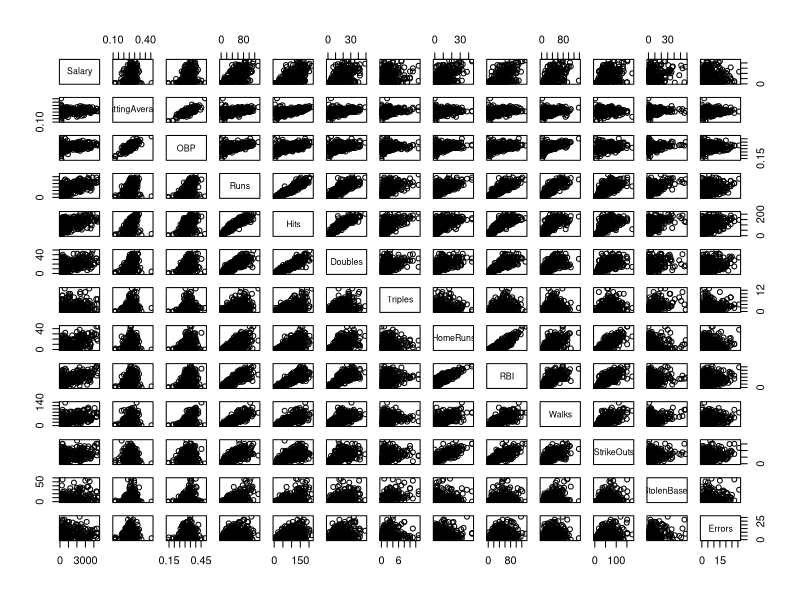
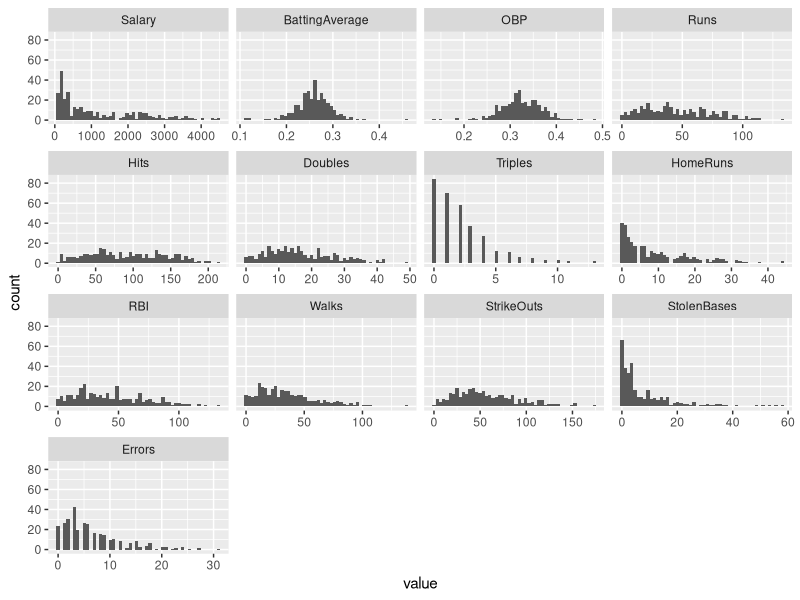

Reproduce these figures in R, in order. (Note: this script raises an error after producing the figures.)
####################################################################
#### Setup
####################################################################
## Install and load libraries
ipak <- function(pkg) {
  new.pkg <- pkg[!(pkg %in% installed.packages()[, "Package"])]
  if (length(new.pkg)) 
    install.packages(new.pkg, dependencies = TRUE)
  sapply(pkg, require, character.only = TRUE)
}

#packages <- c('ggplot2', 'reshape2', 'gridExtra', 'leaps', 'car', 'rstudioapi')
packages <- c("ggplot2", "reshape2", "gridExtra", "leaps", "car")
ipak(packages)

## Set working dir
#setwd(dirname(rstudioapi::getActiveDocumentContext()$path))

## Load and label data
baseball = read.table("baseball.dat.txt")
names(baseball) <- c("Salary", "BattingAverage", "OBP", "Runs", "Hits", 
                     "Doubles", "Triples", "HomeRuns", "RBI", "Walks", "StrikeOuts", "StolenBases", 
                     "Errors", "FreAgtEli", "FreeAgent", "ArbEli", "Arbitration", "Name")

## Add singles data
baseball$Singles <- baseball$Hits - baseball$Doubles - baseball$Triples - 
  baseball$HomeRuns

## Reorder columns
# baseball <- baseball[,c('Salary','BattingAverage','OBP','Runs','Hits','Singles','Doubles','Triples','HomeRuns','RBI','Walks','StrikeOuts','StolenBases','Errors','FreAgtEli',
#                         'FreeAgent','ArbEli','Arbitration','Name')]

## Remove measurement error and some outliers
baseball = baseball[-c(22, 25, 26, 52, 76, 80, 135, 153, 154, 205, 218, 
                       269, 284, 297, 303, 322), ]
baseball = subset(baseball, baseball$Singles > 0)

## Display data summary without categorical variables
summary(baseball[1:13])

## Compute Correlation Matrix
corr_mat <- cor(baseball[1:17])

####################################################################
#### Initial Data Exploration
####################################################################
## Create Scatter Plots of Data
plot(baseball[1:13])

## Generate Histograms of data
ggplot(data = melt(baseball[1:13]), aes(x = value)) + facet_wrap(~variable, 
                                                                 scales = "free_x") + geom_histogram(bins = 50)

###################################################################################################################################################################################################
## ORIGINAL PART
###################################################################################################################################################################################################

####################################################################
#### Model Selection
####################################################################
## Fit inital linear models
lm_full = lm(Salary ~ . - Name - Singles, data = baseball)
lm_red = lm(Salary ~ . - Name - OBP - Singles, data = baseball)

## Use LEAPS for Model Selection Exploration
select_full = regsubsets(Salary ~ . - Name - Singles, method = "exhaustive", 
                         nbest = 1, nvmax = 16, data = baseball)
select_red = regsubsets(Salary ~ . - Name - Singles - OBP, method = "exhaustive", 
                        nbest = 1, nvmax = 16, data = baseball)
full_sum = summary(select_full)
red_sum = summary(select_red)

## Display Data
full_sum$which
red_sum$which

## Useful Values
totalSS = sum((baseball$Salary - mean(baseball$Salary))^2)
n = nrow(baseball)
sigma_hat_full = summary(lm_full)$sigma

####################################################################
#### Full Model AIC, BIC, Mallows C, Adj R2
####################################################################
## Necessary Values
p_full = 17
p_f = 2:p_full
RSS_full = full_sum$rss

## Adjusted R2
R2_adj_full = 1 - (RSS_full/(n - p_f))/(totalSS/(n - 1))
plot(p_f, R2_adj_full, xlab = "Number of betas", ylab = "Adjusted R-squared")  # Manual: 9

## Mallow's C
C_p_full = RSS_full/(sigma_hat_full^2) + 2 * p_f - n
C_p_diff_full = abs(abs(C_p_full) - p_f)
plot(p_f, C_p_full, xlab = "Number of betas", ylab = "Mallow's Cp")  # Manual: 8
abline(0, 1)

## AIC
aic_full = n * log(RSS_full/n) + 2 * p_f
plot(p_f, aic_full, xlab = "Number of betas", ylab = "AIC")

## BIC
bic_full = n * log(RSS_full/n) + p_f * log(n)
plot(p_f, bic_full, xlab = "Number of betas", ylab = "BIC")

## Suggested Number of Betas
r2_f = which.max(R2_adj_full) + 1
mc_f = which.min(C_p_diff_full[1:15]) + 1
aic_f = which.min(aic_full) + 1
bic_f = which.min(bic_full) + 1
full_selection_betas = rbind(c(r2_f, mc_f, aic_f, bic_f))

####################################################################
#### Reduced Model AIC, BIC, Mallows C, Adj R2
####################################################################
## Necessary Values
p_red = 16
p_r = 2:p_red
RSS_red = red_sum$rss

## Adjusted R2
R2_adj_red = 1 - (RSS_red/(n - p_r))/(totalSS/(n - 1))
plot(p_r, R2_adj_red, xlab = "Number of betas", ylab = "Adjusted R-squared")  # Manual: 8

## Mallow's C
C_p_red = RSS_red/(sigma_hat_full^2) + 2 * p_r - n
C_p_diff_red = abs(abs(C_p_red) - p_r)
plot(p_r, C_p_red, xlab = "Number of betas", ylab = "Mallow's Cp")  # 15
abline(0, 1)

## AIC
aic_red = n * log(RSS_red/n) + 2 * p_r
plot(p_r, aic_red, xlab = "Number of betas", ylab = "AIC")

## BIC
bic_red = n * log(RSS_red/n) + p_r * log(n)
plot(p_r, bic_red, xlab = "Number of betas", ylab = "BIC")

## Suggested Number of Betas
r2_r = which.max(R2_adj_red) + 1
mc_r = which.min(C_p_diff_red[1:14]) + 1
aic_r = which.min(aic_red) + 1
bic_r = which.min(bic_red) + 1
red_selection_betas = rbind(c(r2_r, mc_r, aic_r, bic_r))

####################################################################
#### Model Selection Summary and VIF Analysis
####################################################################
## Number of Betas suggested by each method
manual_full <- c(9, 8, 9, 8)  #Determined for both full and reduced 
manual_red <- c(8, 15, 9, 8)  #Determined for both full and reduced 

selection_matrix_auto = matrix(rbind(full_selection_betas, red_selection_betas), 
                               ncol = length(full_selection_betas))
selection_matrix_user = matrix(rbind(manual_full, manual_red), ncol = length(manual_red))
colnames(selection_matrix_auto) <- c("Adj R2", "MallowC", "AIC", "BIC")
rownames(selection_matrix_auto) <- c("Full", "Reduced")
colnames(selection_matrix_user) <- c("Adj R2", "MallowC", "AIC", "BIC")
rownames(selection_matrix_user) <- c("Full", "Reduced")

## Full Model Selection Results

## NOTE: AIC and BIC selections for Reduced and Full are the SAME
lm_full_aic = lm(Salary ~ Runs + HomeRuns + RBI + StrikeOuts + StolenBases + 
                   FreAgtEli + FreeAgent + ArbEli, data = baseball)
lm_full_bic = lm(Salary ~ HomeRuns + RBI + StrikeOuts + StolenBases + FreAgtEli + 
                   FreeAgent + ArbEli, data = baseball)
lm_red_mallow = lm(Salary ~ Runs + Hits + Doubles + Triples + HomeRuns + 
                     RBI + Walks + StrikeOuts + StolenBases + Errors + FreAgtEli + FreeAgent + 
                     ArbEli + Arbitration, data = baseball)

######################
# Same models
######################
## AIC VIF
vif(lm_full_aic)
which.max(vif(lm_full_aic))

lm_full_aic = update(lm_full_aic, . ~ . - RBI)
vif(lm_full_aic)
which.max(vif(lm_full_aic))

## BIC VIF
vif(lm_full_bic)
which.max(vif(lm_full_bic))

lm_full_bic = update(lm_full_bic, . ~ . - HomeRuns)
vif(lm_full_bic)
which.max(vif(lm_full_bic))

######################
# Reduced models
######################
vif(lm_red_mallow)
which.max(vif(lm_red_mallow))

lm_red_mallow = update(lm_red_mallow, . ~ . - Runs)
vif(lm_red_mallow)
which.max(vif(lm_red_mallow))

lm_red_mallow = update(lm_red_mallow, . ~ . - RBI)
vif(lm_red_mallow)
which.max(vif(lm_red_mallow))

lm_red_mallow = update(lm_red_mallow, . ~ . - Hits)
vif(lm_red_mallow)
which.max(vif(lm_red_mallow))

####################################################################
#### Adjusted Models after VIF and final model selection
####################################################################
## After selection lm_red_r2 and lm_full_bic are the same
summary(lm_full_aic)  # Adj R2 Value = 0.7301
summary(lm_full_bic)  # Adj R2 Value = 0.7279
summary(lm_red_mallow)  # Adj R2 Value = 0.7229

adj_r2_sum = c(summary(lm_full_aic)$adj.r.squared, summary(lm_full_bic)$adj.r.squared, 
               summary(lm_red_mallow)$adj.r.squared)
names(adj_r2_sum) <- c("lm_full_aic", "lm_full_bic", "lm_red_mallow")

lm_untransformed = lm_full_aic
## lm_full_aic is the best model. OBP was not selected for any models by exhaustive model selection.
## Model: Salary ~ Hits + Triples + HomeRuns + StrikeOuts + StolenBases + Errors + FreeAgentEligibility + FreeAgent + ArbitrationEligibility + Arbitration
## Categorical predictors have the highest values for the model. Arbitration eligibility has an extremely high impact, which makes sense
## because salaries are determined through arbitration.

####################################################################
#### Final Model Plots/Tests
####################################################################
## R-plots
plot(lm_untransformed, which = 1)
plot(lm_untransformed, which = 2)
plot(lm_untransformed, which = 3)
plot(lm_untransformed, which = 4)
plot(lm_untransformed, which = 5)
shapiro.test(lm_untransformed$residuals)

means = data.frame(rbind(colMeans(baseball[1:17])))
means[14:17] <- round(means[14:17])
unt_pred = predict(lm_untransformed, means, interval = "predict")

###################################################################################################################################################################################################
## LOG TRANSFORMED PART
###################################################################################################################################################################################################

####################################################################
#### Model Selection
####################################################################
## Fit inital linear models
lm_log_full = lm(log(Salary) ~ . - Name - Singles, data = baseball)
lm_log_red = lm(log(Salary) ~ . - Name - OBP - Singles, data = baseball)

## Use LEAPS for Model Selection Exploration
select_log_full = regsubsets(log(Salary) ~ . - Name - Singles, method = "exhaustive", 
                             nbest = 1, nvmax = 16, data = baseball)
select_log_red = regsubsets(log(Salary) ~ . - Name - Singles - OBP, method = "exhaustive", 
                            nbest = 1, nvmax = 16, data = baseball)
full_log_sum = summary(select_log_full)
red_log_sum = summary(select_log_red)

## Display Data
full_log_sum$which
red_log_sum$which

## Useful Values
totalSS_log = sum((log(baseball$Salary) - mean(baseball$Salary))^2)
n = nrow(baseball)
sigma_hat_log_full = summary(lm_log_full)$sigma

####################################################################
#### Full Model AIC, BIC, Mallows C, Adj R2
####################################################################
## Necessary Values
p_log_full = 17
p_log_f = 2:p_log_full
RSS_log_full = full_log_sum$rss

## Adjusted R2
R2_adj_log_full = 1 - (RSS_log_full/(n - p_log_f))/(totalSS_log/(n - 1))
plot(p_log_f, R2_adj_log_full, xlab = "Number of betas", ylab = "Adjusted R-squared")

## Mallow's C
C_p_log_full = RSS_log_full/(sigma_hat_log_full^2) + 2 * p_log_f - n
C_p_diff_log_full = abs(abs(C_p_log_full) - p_log_f)
plot(p_log_f, C_p_log_full, xlab = "Number of betas", ylab = "Mallow's Cp")
abline(0, 1)

## AIC
aic_log_full = n * log(RSS_log_full/n) + 2 * p_log_f
plot(p_log_f, aic_log_full, xlab = "Number of betas", ylab = "AIC")

## BIC
bic_log_full = n * log(RSS_log_full/n) + p_log_f * log(n)
plot(p_log_f, bic_log_full, xlab = "Number of betas", ylab = "BIC")

## Suggested Number of Betas
r2_log_f = which.max(R2_adj_log_full) + 1
mc_log_f = which.min(C_p_diff_log_full[1:15]) + 1
aic_log_f = which.min(aic_log_full) + 1
bic_log_f = which.min(bic_log_full) + 1
log_full_selection_betas = rbind(c(r2_log_f, mc_log_f, aic_log_f, bic_log_f))

####################################################################
#### Reduced Model AIC, BIC, Mallows C, Adj R2
####################################################################
## Necessary Values
p_log_red = 16
p_log_r = 2:p_log_red
RSS_log_red = red_log_sum$rss

## Adjusted R2
R2_adj_red = 1 - (RSS_log_red/(n - p_log_r))/(totalSS_log/(n - 1))
plot(p_log_r, R2_adj_red, xlab = "Number of betas", ylab = "Adjusted R-squared")

## Mallow's C
C_p_log_red = RSS_log_red/(sigma_hat_log_full^2) + 2 * p_log_r - n
C_p_diff_log_red = abs(abs(C_p_log_red) - p_log_r)
plot(p_log_r, C_p_log_red, xlab = "Number of betas", ylab = "Mallow's Cp")
abline(0, 1)

## AIC
aic_log_red = n * log(RSS_log_red/n) + 2 * p_log_r
plot(p_log_r, aic_log_red, xlab = "Number of betas", ylab = "AIC")

## BIC
bic_log_red = n * log(RSS_log_red/n) + p_log_r * log(n)
plot(p_log_r, bic_log_red, xlab = "Number of betas", ylab = "BIC")

## Suggested Number of Betas
r2_log_r = which.max(R2_adj_red) + 1
mc_log_r = which.min(C_p_diff_log_red[1:14]) + 1
aic_log_r = which.min(aic_log_red) + 1
bic_log_r = which.min(bic_log_red) + 1
log_red_selection_betas = rbind(c(r2_log_r, mc_log_r, aic_log_r, bic_log_r))

####################################################################
#### Model Selection Summary and VIF Analysis
####################################################################
## Number of Betas suggested by each method

selection_matrix_log_auto = matrix(rbind(log_full_selection_betas, log_red_selection_betas), 
                                   ncol = length(log_full_selection_betas))
colnames(selection_matrix_log_auto) <- c("Adj R2", "MallowC", "AIC", "BIC")
rownames(selection_matrix_log_auto) <- c("Full", "Reduced")

#   (Intercept) BattingAverage   OBP  Runs  Hits Doubles Triples HomeRuns   RBI Walks StrikeOuts StolenBases Errors FreAgtEli FreeAgent ArbEli Arbitration
#5         TRUE          FALSE FALSE FALSE  TRUE   FALSE   FALSE    FALSE  TRUE FALSE      FALSE       FALSE  FALSE      TRUE      TRUE   TRUE       FALSE
#7         TRUE          FALSE FALSE FALSE  TRUE   FALSE   FALSE    FALSE  TRUE FALSE      FALSE        TRUE   TRUE      TRUE      TRUE   TRUE       FALSE

#   (Intercept) BattingAverage  Runs  Hits Doubles Triples HomeRuns   RBI Walks StrikeOuts StolenBases Errors FreAgtEli FreeAgent ArbEli Arbitration
#5         TRUE          FALSE FALSE  TRUE   FALSE   FALSE    FALSE  TRUE FALSE      FALSE       FALSE  FALSE      TRUE      TRUE   TRUE       FALSE
#7         TRUE          FALSE FALSE  TRUE   FALSE   FALSE    FALSE  TRUE FALSE      FALSE        TRUE   TRUE      TRUE      TRUE   TRUE       FALSE

## NOTE: Both models selected are the same for reduced and full!

lm_log_bic = lm(log(Salary) ~ Hits + RBI + FreAgtEli + FreeAgent + ArbEli, 
                data = baseball)
lm_log_aic = lm(log(Salary) ~ Hits + RBI + StolenBases + Errors + FreAgtEli + FreeAgent + ArbEli, data = baseball)

######################
# AIC model
######################
vif(lm_log_aic)
which.max(vif(lm_log_aic))

lm_log_aic = update(lm_log_aic, . ~ . - Hits)
vif(lm_log_aic)
which.max(vif(lm_log_aic))

######################
# BIC model
######################
vif(lm_log_bic)
which.max(vif(lm_log_bic))

####################################################################
#### Adjusted Models after VIF and final model selection
####################################################################
## After selection lm_red_r2 and lm_full_bic are the same
summary(lm_log_aic)  # Adj R2 Value = 0.8368659
summary(lm_log_bic)  # Adj R2 Value = 0.8413871

adj_r2_sum = c(summary(lm_log_aic)$adj.r.squared, summary(lm_log_bic)$adj.r.squared)
names(adj_r2_sum) <- c("lm_log_aic", "lm_log_bic")

####################################################################
#### Final Model Plots/Tests
####################################################################
## AIC Selected Model
plot(lm_log_aic, which = 1)
plot(lm_log_aic, which = 2)
plot(lm_log_aic, which = 3)
plot(lm_log_aic, which = 4)
plot(lm_log_aic, which = 5)
shapiro.test(lm_log_aic$residuals)

## BIC Selected Model
plot(lm_log_bic, which = 1)
plot(lm_log_bic, which = 2)
plot(lm_log_bic, which = 3)
plot(lm_log_bic, which = 4)
plot(lm_log_bic, which = 5)
shapiro.test(lm_log_bic$residuals)

means = data.frame(rbind(colMeans(baseball[1:17])))
means[14:17] <- round(means[14:17])
aic_pred = exp(predict(lm_log_aic, means, interval = "predict"))
bic_pred = exp(predict(lm_log_bic, means, interval = "predict"))

pred_matrix = matrix(rbind(aic_pred, bic_pred, unt_pred), ncol = length(aic_pred))
colnames(pred_matrix) <- c("fit", "lwr", "upr")
rownames(pred_matrix) <- c("lm_log_aic", "lm_log_bic", "lm_untransformed")

means[14] = 1
bic_fre_agt_eli_pred = exp(predict(lm_log_bic, means, interval = "predict"))
means[15] = 1
bic_fre_agt_and_eli_pred = exp(predict(lm_log_bic, means, interval = "predict"))
means[14] = 0
means[15] = 0
means[16] = 1
bic_arb_eli_pred = exp(predict(lm_log_bic, means, interval = "predict"))
means[16] = 0
bic_fre_agt_eli = exp(predict(lm_log_bic, means, interval = "predict"))


bic_pred_matrix = matrix(rbind(bic_pred, bic_fre_agt_eli_pred, bic_fre_agt_and_eli_pred, bic_arb_eli_pred), ncol = length(aic_pred));
colnames(bic_pred_matrix) <- c("fit", "lwr", "upr")
rownames(bic_pred_matrix) <- c("None", "Free Agent Eligibile", "Free Agent and Eligible", "Arbitration Eligible")
